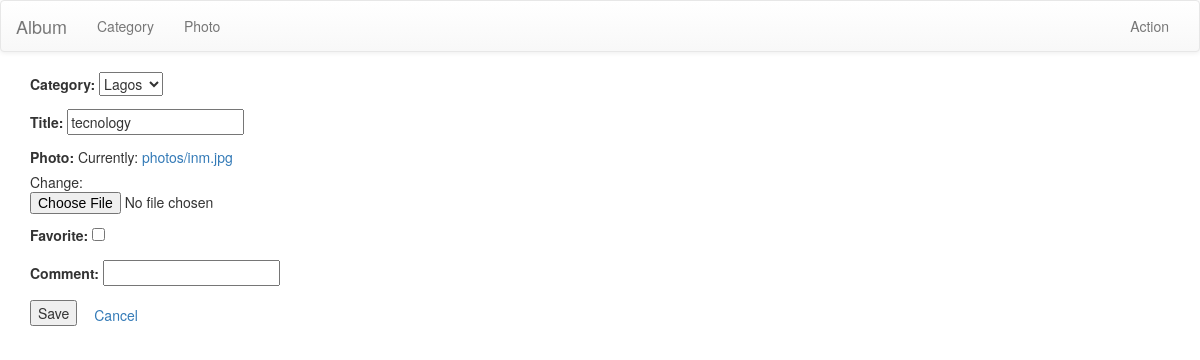
The app's page /album/photo/4/update/, older data.
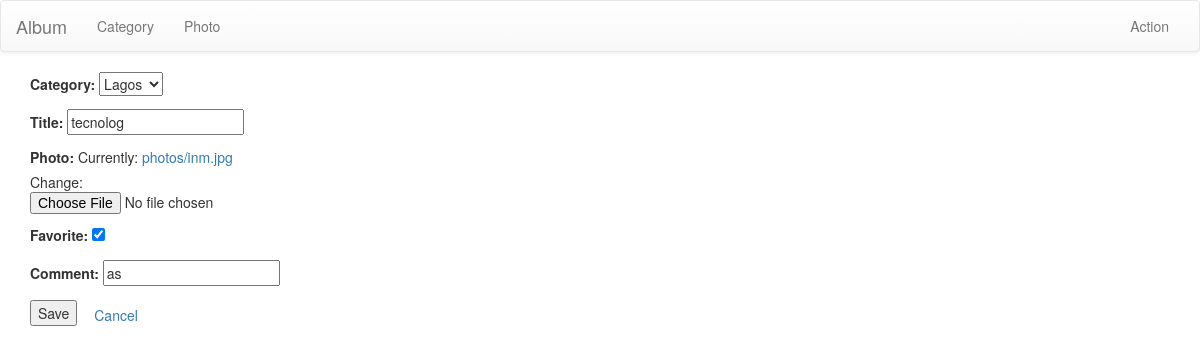
The same page, newer data.
### album/models.py (models this page shows)
class Photo(models.Model):
	""" Fotos del album """
 	category = models.ForeignKey(Category, null=True, blank=True)
	title = models.CharField(max_length=50, default='No title')
 	photo = models.ImageField(upload_to='photos/')
 	pub_date = models.DateField(auto_now_add=True)
 	favorite = models.BooleanField(default=False)
 	comment = models.CharField(max_length=200, blank=True)
 	def __str__(self):
 		return self.title

### album/views.py (the view)
# urls.py: url(r'^photo/(?P<pk>\d+)/update/$', views.PhotoUpdate.as_view(),
class PhotoUpdate(UpdateView):
 	model = Photo
 	fields="__all__"

### album/models.py (called while the page is built)
	def __str__(self):
		return self.name

### album/templates/album/photo_form.html
{% extends "base.html" %}
{% block maincontent %}
 	<form enctype="multipart/form-data"method="post">{% csrf_token %}
 		{{ form.as_p }}
 		<button type="submit">Save</button>
 		<a class='btn'href="{% url 'photo-list' %}">Cancel</a>
 	</form>
{% endblock maincontent%}

### album/templates/base.html (shortened to what this page needs)
<!DOCTYPE html>
<html>
<head lang="en">
<link rel="stylesheet"
href="https://maxcdn.bootstrapcdn.com/bootstrap/3.3.1/css/bootstrap.min.css">
<link rel="stylesheet"
href="https://maxcdn.bootstrapcdn.com/bootstrap/3.3.1/css/bootstrap-theme.min.css
">
</head>
<body>
<nav class="navbar navbar-default">
<div class="container-fluid">
<div class="navbar-header">
<a class="navbar-brand"href="{% url "base" %}">Album</a>
</div>
<div class="collapse navbar-collapse"
id="bs-example-navbar-collapse-1">
<ul class="nav navbar-nav">
<li><a href="{% url "category-list" %}">Category</a></li>
<li><a href="{% url "photo-list" %}">Photo</a></li>
</ul>
<ul class="nav navbar-nav navbar-right">
<li class="dropdown">
<a href="#"class="dropdown-toggle"
data-toggle="dropdown"role="button"aria-expanded="false">Action
</a>
<liclass="divider"></li>
</ul>
</div>
</div>
</nav>
<div class="container">
{% block maincontent %}
{% endblock maincontent %}
</div>
</body>
</html>

Row changes from the older to the newer data that the page shows:
changed Photo "Lagos": title "tecnology" → "tecnolog"; favorite "☐" → "☑"; comment (not shown) → "as"
